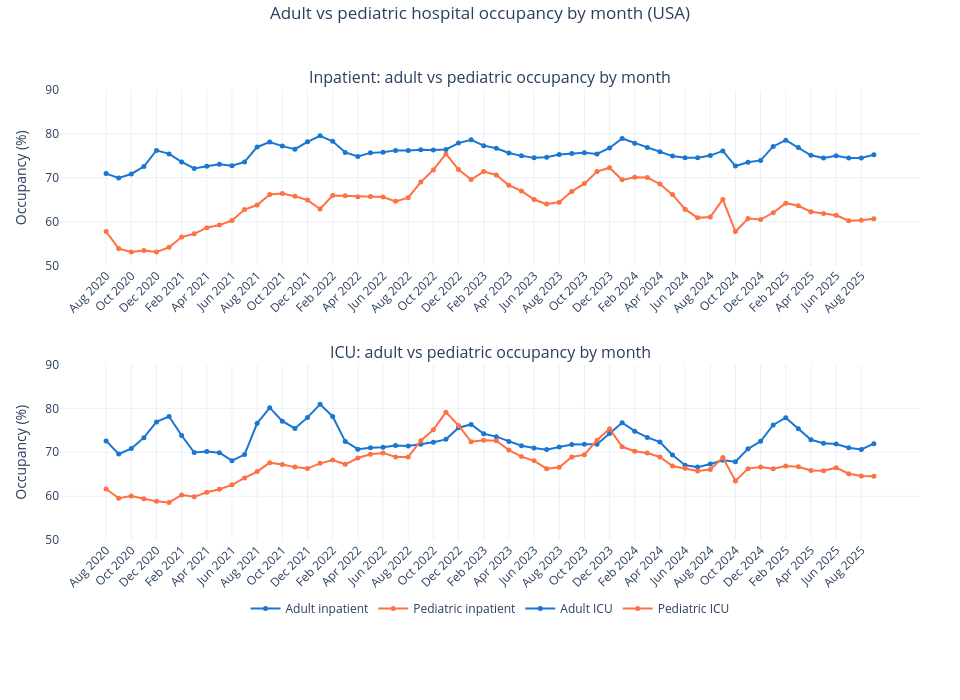

The code cell stored with this chart in its notebook:
### Markdown cell above
**Third visualization — research question:**  
Do pediatric and adult bed occupancy rates follow different patterns over time, and are pediatric ICU beds proportionally more strained than adult ICU beds?

### Code cell
# Third visualization: monthly trends — adult vs pediatric occupancy (USA)
import pandas as pd
import plotly.graph_objects as go
from plotly.subplots import make_subplots
from pathlib import Path

csv_candidates = [
    Path("MP1_Weekly_Hospital_Respiratory_Data.csv"),
    Path("../MP1 Project/MP1_Weekly_Hospital_Respiratory_Data.csv"),
    Path("../530 Week5 Project/Weekly_Hospital_Respiratory_Data.csv"),
    Path("Weekly_Hospital_Respiratory_Data.csv"),
]
csv_path = next((p for p in csv_candidates if p.exists()), None)
if csv_path is None:
    raise FileNotFoundError("Could not find hospital respiratory CSV")

usa = pd.read_csv(csv_path, low_memory=False)
usa = usa[usa["Geographic aggregation"] == "USA"].copy()

bed_cols = [
    "Number of Adult Inpatient Beds",
    "Number of Pediatric Inpatient beds",
    "Number of Adult Inpatient Beds Occupied",
    "Number of Pediatric Inpatient Beds Occupied",
    "Number of Adult ICU Beds",
    "Number of Pediatric ICU Beds",
    "Number of Adult ICU Beds Occupied",
    "Number of Pediatric ICU Beds Occupied",
]
usa["Week Ending Date"] = pd.to_datetime(usa["Week Ending Date"], errors="coerce")
for col in bed_cols:
    usa[col] = pd.to_numeric(
        usa[col].astype(str).str.replace(",", "", regex=False).str.strip(),
        errors="coerce",
    )
usa = usa.dropna(subset=["Week Ending Date"]).sort_values("Week Ending Date")

usa["adult_inpatient_pct"] = usa["Number of Adult Inpatient Beds Occupied"] / usa["Number of Adult Inpatient Beds"] * 100
usa["ped_inpatient_pct"] = usa["Number of Pediatric Inpatient Beds Occupied"] / usa["Number of Pediatric Inpatient beds"] * 100
usa["adult_icu_pct"] = usa["Number of Adult ICU Beds Occupied"] / usa["Number of Adult ICU Beds"] * 100
usa["ped_icu_pct"] = usa["Number of Pediatric ICU Beds Occupied"] / usa["Number of Pediatric ICU Beds"] * 100

usa["month"] = usa["Week Ending Date"].dt.to_period("M").dt.to_timestamp()
monthly = usa.groupby("month", as_index=False)[
    ["adult_inpatient_pct", "ped_inpatient_pct", "adult_icu_pct", "ped_icu_pct"]
].mean()
monthly["month_label"] = monthly["month"].dt.strftime("%b %Y")

fig_monthly = make_subplots(
    rows=2,
    cols=1,
    shared_xaxes=True,
    vertical_spacing=0.22,
    subplot_titles=(
        "Inpatient: adult vs pediatric occupancy by month",
        "ICU: adult vs pediatric occupancy by month",
    ),
)

for adult_col, ped_col, adult_name, ped_name, row in [
    ("adult_inpatient_pct", "ped_inpatient_pct", "Adult inpatient", "Pediatric inpatient", 1),
    ("adult_icu_pct", "ped_icu_pct", "Adult ICU", "Pediatric ICU", 2),
]:
    fig_monthly.add_trace(
        go.Scatter(
            x=monthly["month_label"],
            y=monthly[adult_col],
            name=adult_name,
            mode="lines+markers",
            line=dict(color="#1976D2", width=2),
            marker=dict(size=5),
        ),
        row=row,
        col=1,
    )
    fig_monthly.add_trace(
        go.Scatter(
            x=monthly["month_label"],
            y=monthly[ped_col],
            name=ped_name,
            mode="lines+markers",
            line=dict(color="#FF7043", width=2),
            marker=dict(size=5),
        ),
        row=row,
        col=1,
    )

fig_monthly.update_yaxes(title_text="Occupancy (%)", row=1, col=1, range=[50, 90])
fig_monthly.update_yaxes(title_text="Occupancy (%)", row=2, col=1, range=[50, 90])
# Show month labels on BOTH panels (shared_xaxes hides top ticks by default)
for row in (1, 2):
    fig_monthly.update_xaxes(
        title_text="",
        showticklabels=True,
        tickangle=-45,
        type="category",
        row=row,
        col=1,
    )

fig_monthly.update_layout(
    title=dict(
        text="Adult vs pediatric hospital occupancy by month (USA)",
        x=0.5,
        xanchor="center",
        y=0.99,
    ),
    height=700,
    width=960,
    hovermode="x unified",
    template="plotly_white",
    legend=dict(
        orientation="h",
        y=-0.12,
        x=0.5,
        xanchor="center",
        yanchor="top",
    ),
    margin=dict(t=90, b=160, l=60, r=40),
)
fig_monthly.show()

png_path = Path("viz3_pediatric_adult_monthly.png")
fig_monthly.write_image(png_path, engine="kaleido", scale=2)
print(f"Saved {png_path.resolve()}")

avg_adult_inp = usa["adult_inpatient_pct"].mean()
avg_ped_inp = usa["ped_inpatient_pct"].mean()
avg_adult_icu = usa["adult_icu_pct"].mean()
avg_ped_icu = usa["ped_icu_pct"].mean()
icu_ratio = avg_ped_icu / avg_adult_icu

print("=" * 60)
print("AVERAGE OCCUPANCY (all weeks, USA — use for your write-up)")
print("=" * 60)
print(f"  Adult inpatient:       {avg_adult_inp:.1f}%")
print(f"  Pediatric inpatient: {avg_ped_inp:.1f}%")
print(f"  Adult ICU:             {avg_adult_icu:.1f}%")
print(f"  Pediatric ICU:         {avg_ped_icu:.1f}%")
print()
print("Q1: Do patterns differ over time?")
print("  → Compare blue vs orange in EACH panel month by month.")
print("  → Lines that peak in different months or move apart = different patterns.")
print()
print("Q2: Is pediatric ICU proportionally more strained than adult ICU?")
if icu_ratio > 1:
    print(f"  → YES (pediatric ICU average is higher; ratio {icu_ratio:.2f})")
else:
    print(f"  → NO (pediatric ICU average is lower; ratio {icu_ratio:.2f})")
print("=" * 60)

### Figure 1 — Plotly figure (JSON) as saved in the notebook; plotly's stock layout.template omitted (floating-point values rounded to 4 significant figures)
{"data": [{"line": {"color": "#1976D2", "width": 2}, "marker": {"size": 5}, "mode": "lines+markers", "name": "Adult inpatient", "type": "scatter", "x": ["Aug 2020", "Sep 2020", "Oct 2020", "Nov 2020", "Dec 2020", "Jan 2021", "Feb 2021", "Mar 2021", "Apr 2021", "May 2021", "Jun 2021", "Jul 2021", "Aug 2021", "Sep 2021", "Oct 2021", "Nov 2021", "Dec 2021", "Jan 2022", "Feb 2022", "Mar 2022", "Apr 2022", "May 2022", "Jun 2022", "Jul 2022", "Aug 2022", "Sep 2022", "Oct 2022", "Nov 2022", "Dec 2022", "Jan 2023", "Feb 2023", "Mar 2023", "Apr 2023", "May 2023", "Jun 2023", "Jul 2023", "Aug 2023", "Sep 2023", "Oct 2023", "Nov 2023", "Dec 2023", "Jan 2024", "Feb 2024", "Mar 2024", "Apr 2024", "May 2024", "Jun 2024", "Jul 2024", "Aug 2024", "Sep 2024", "Oct 2024", "Nov 2024", "Dec 2024", "Jan 2025", "Feb 2025", "Mar 2025", "Apr 2025", "May 2025", "Jun 2025", "Jul 2025", "Aug 2025", "Sep 2025"], "xaxis": "x", "y": [70.94, 69.97, 70.86, 72.56, 76.23, 75.44, 73.62, 72.13, 72.63, 73.05, 72.76, 73.62, 77.02, 78.13, 77.21, 76.5, 78.18, 79.56, 78.32, 75.76, 74.86, 75.67, 75.8, 76.24, 76.23, 76.37, 76.32, 76.45, 77.9, 78.66, 77.32, 76.71, 75.63, 74.99, 74.53, 74.66, 75.31, 75.53, 75.69, 75.41, 76.8, 78.96, 77.88, 76.91, 75.94, 74.94, 74.54, 74.58, 75.06, 76.12, 72.67, 73.52, 73.95, 77.13, 78.57, 76.89, 75.13, 74.52, 75.02, 74.48, 74.53, 75.25], "yaxis": "y"}, {"line": {"color": "#FF7043", "width": 2}, "marker": {"size": 5}, "mode": "lines+markers", "name": "Pediatric inpatient", "type": "scatter", "x": ["Aug 2020", "Sep 2020", "Oct 2020", "Nov 2020", "Dec 2020", "Jan 2021", "Feb 2021", "Mar 2021", "Apr 2021", "May 2021", "Jun 2021", "Jul 2021", "Aug 2021", "Sep 2021", "Oct 2021", "Nov 2021", "Dec 2021", "Jan 2022", "Feb 2022", "Mar 2022", "Apr 2022", "May 2022", "Jun 2022", "Jul 2022", "Aug 2022", "Sep 2022", "Oct 2022", "Nov 2022", "Dec 2022", "Jan 2023", "Feb 2023", "Mar 2023", "Apr 2023", "May 2023", "Jun 2023", "Jul 2023", "Aug 2023", "Sep 2023", "Oct 2023", "Nov 2023", "Dec 2023", "Jan 2024", "Feb 2024", "Mar 2024", "Apr 2024", "May 2024", "Jun 2024", "Jul 2024", "Aug 2024", "Sep 2024", "Oct 2024", "Nov 2024", "Dec 2024", "Jan 2025", "Feb 2025", "Mar 2025", "Apr 2025", "May 2025", "Jun 2025", "Jul 2025", "Aug 2025", "Sep 2025"], "xaxis": "x", "y": [57.75, 53.85, 53.07, 53.41, 53.06, 54.15, 56.49, 57.23, 58.62, 59.21, 60.25, 62.74, 63.78, 66.19, 66.42, 65.78, 64.91, 62.88, 65.95, 65.87, 65.69, 65.71, 65.6, 64.62, 65.46, 69.0, 71.79, 75.43, 71.87, 69.58, 71.4, 70.63, 68.29, 66.99, 65.05, 63.99, 64.44, 66.89, 68.67, 71.41, 72.28, 69.52, 70.11, 70.05, 68.58, 66.15, 62.83, 60.86, 61.03, 65.07, 57.73, 60.7, 60.47, 62.02, 64.2, 63.61, 62.26, 61.84, 61.44, 60.22, 60.32, 60.68], "yaxis": "y"}, {"line": {"color": "#1976D2", "width": 2}, "marker": {"size": 5}, "mode": "lines+markers", "name": "Adult ICU", "type": "scatter", "x": ["Aug 2020", "Sep 2020", "Oct 2020", "Nov 2020", "Dec 2020", "Jan 2021", "Feb 2021", "Mar 2021", "Apr 2021", "May 2021", "Jun 2021", "Jul 2021", "Aug 2021", "Sep 2021", "Oct 2021", "Nov 2021", "Dec 2021", "Jan 2022", "Feb 2022", "Mar 2022", "Apr 2022", "May 2022", "Jun 2022", "Jul 2022", "Aug 2022", "Sep 2022", "Oct 2022", "Nov 2022", "Dec 2022", "Jan 2023", "Feb 2023", "Mar 2023", "Apr 2023", "May 2023", "Jun 2023", "Jul 2023", "Aug 2023", "Sep 2023", "Oct 2023", "Nov 2023", "Dec 2023", "Jan 2024", "Feb 2024", "Mar 2024", "Apr 2024", "May 2024", "Jun 2024", "Jul 2024", "Aug 2024", "Sep 2024", "Oct 2024", "Nov 2024", "Dec 2024", "Jan 2025", "Feb 2025", "Mar 2025", "Apr 2025", "May 2025", "Jun 2025", "Jul 2025", "Aug 2025", "Sep 2025"], "xaxis": "x2", "y": [72.59, 69.6, 70.84, 73.33, 76.92, 78.14, 73.82, 69.94, 70.15, 69.88, 68.07, 69.47, 76.58, 80.16, 77.07, 75.42, 77.95, 80.92, 78.16, 72.47, 70.71, 71.05, 71.14, 71.55, 71.44, 71.83, 72.29, 72.94, 75.58, 76.34, 74.22, 73.56, 72.45, 71.48, 70.98, 70.6, 71.18, 71.74, 71.84, 71.81, 74.28, 76.75, 74.81, 73.39, 72.32, 69.4, 67.06, 66.61, 67.3, 68.16, 67.83, 70.78, 72.51, 76.23, 77.87, 75.34, 72.84, 72.06, 71.89, 71.04, 70.65, 71.96], "yaxis": "y2"}, {"line": {"color": "#FF7043", "width": 2}, "marker": {"size": 5}, "mode": "lines+markers", "name": "Pediatric ICU", "type": "scatter", "x": ["Aug 2020", "Sep 2020", "Oct 2020", "Nov 2020", "Dec 2020", "Jan 2021", "Feb 2021", "Mar 2021", "Apr 2021", "May 2021", "Jun 2021", "Jul 2021", "Aug 2021", "Sep 2021", "Oct 2021", "Nov 2021", "Dec 2021", "Jan 2022", "Feb 2022", "Mar 2022", "Apr 2022", "May 2022", "Jun 2022", "Jul 2022", "Aug 2022", "Sep 2022", "Oct 2022", "Nov 2022", "Dec 2022", "Jan 2023", "Feb 2023", "Mar 2023", "Apr 2023", "May 2023", "Jun 2023", "Jul 2023", "Aug 2023", "Sep 2023", "Oct 2023", "Nov 2023", "Dec 2023", "Jan 2024", "Feb 2024", "Mar 2024", "Apr 2024", "May 2024", "Jun 2024", "Jul 2024", "Aug 2024", "Sep 2024", "Oct 2024", "Nov 2024", "Dec 2024", "Jan 2025", "Feb 2025", "Mar 2025", "Apr 2025", "May 2025", "Jun 2025", "Jul 2025", "Aug 2025", "Sep 2025"], "xaxis": "x2", "y": [61.61, 59.51, 60.03, 59.4, 58.8, 58.56, 60.26, 59.84, 60.88, 61.58, 62.57, 64.14, 65.59, 67.63, 67.21, 66.61, 66.28, 67.47, 68.22, 67.25, 68.68, 69.55, 69.85, 68.91, 68.94, 72.64, 75.11, 79.14, 76.09, 72.4, 72.74, 72.64, 70.49, 69.01, 68.04, 66.27, 66.59, 68.94, 69.46, 72.73, 75.36, 71.24, 70.25, 69.84, 68.92, 66.86, 66.38, 65.72, 66.05, 68.79, 63.47, 66.27, 66.66, 66.24, 66.87, 66.69, 65.86, 65.76, 66.48, 65.1, 64.61, 64.54], "yaxis": "y2"}], "layout": {"annotations": [{"font": {"size": 16}, "showarrow": false, "text": "Inpatient: adult vs pediatric occupancy by month", "x": 0.5, "xanchor": "center", "xref": "paper", "y": 1, "yanchor": "bottom", "yref": "paper"}, {"font": {"size": 16}, "showarrow": false, "text": "ICU: adult vs pediatric occupancy by month", "x": 0.5, "xanchor": "center", "xref": "paper", "y": 0.39, "yanchor": "bottom", "yref": "paper"}], "height": 700, "hovermode": "x unified", "legend": {"orientation": "h", "x": 0.5, "xanchor": "center", "y": -0.12, "yanchor": "top"}, "margin": {"b": 160, "l": 60, "r": 40, "t": 90}, "title": {"text": "Adult vs pediatric hospital occupancy by month (USA)", "x": 0.5, "xanchor": "center", "y": 0.99}, "width": 960, "xaxis": {"anchor": "y", "domain": [0, 1], "matches": "x2", "showticklabels": true, "tickangle": -45, "title": {"text": ""}, "type": "category"}, "xaxis2": {"anchor": "y2", "domain": [0, 1], "showticklabels": true, "tickangle": -45, "title": {"text": ""}, "type": "category"}, "yaxis": {"anchor": "x", "domain": [0.61, 1], "range": [50, 90], "title": {"text": "Occupancy (%)"}}, "yaxis2": {"anchor": "x2", "domain": [0, 0.39], "range": [50, 90], "title": {"text": "Occupancy (%)"}}}}
